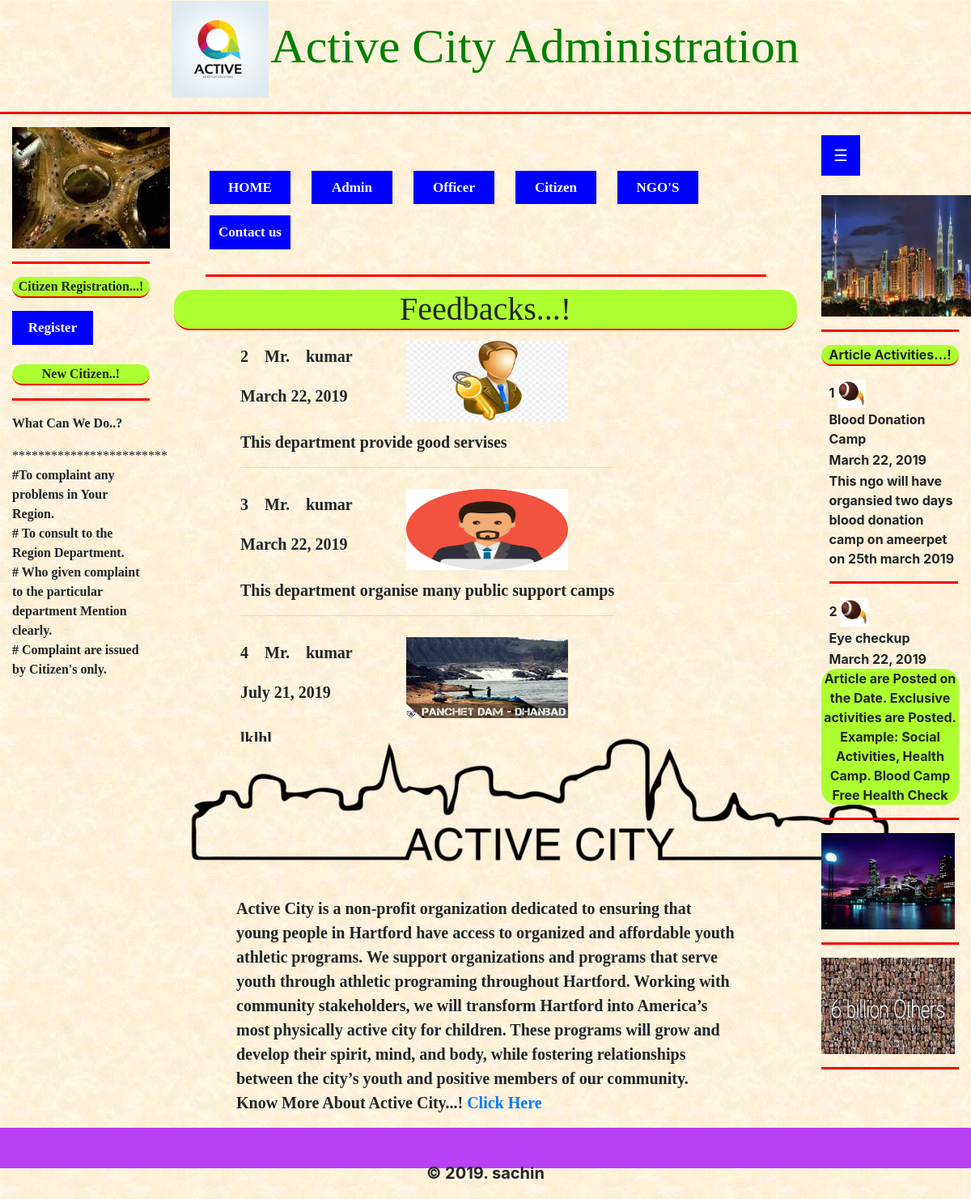
The app's page /index/ with its own data.
### Ac_Citizen/models.py (models this page shows)
class Feedback_Table(models.Model):
    feed_id = models.AutoField(primary_key=True)
    citz_id = models.ForeignKey(Citizen_Table,on_delete=models.CASCADE)
    dept_name = models.ForeignKey(Department_Table,on_delete=models.CASCADE)
    feed_date = models.DateField(auto_now_add=True)
    feed_message = models.TextField()
    image = models.ImageField(upload_to='feedbacks',default=False)

class Citizen_Table(models.Model):
    citz_id = models.AutoField(primary_key=True)
    name = models.CharField(max_length=30)
    mobile = models.CharField(max_length=10)
    email = models.EmailField(max_length=100)
    address = models.TextField()
    gender = models.CharField(max_length=10)
    username = models.CharField(max_length=20)
    password = models.CharField(max_length=20)
    otp = models.CharField(max_length=20,default=False)
    status = models.CharField(max_length=20,default=False)

### Ac_Ngo/models.py (models this page shows)
class Article_Table(models.Model):
    art_id = models.AutoField(primary_key=True)
    art_date = models.DateField(auto_now_add=True)
    name = models.CharField(max_length=50)
    message = models.TextField()
    ngo_id = models.ForeignKey(NGOS_Table,on_delete=models.CASCADE)
    approve = models.BooleanField(null=True)

### Ac_Admin/views.py (the view)
# urls.py: path('index/',views.display_feedbacks,name='index'),
def display_feedbacks(request):
    qs1 = Feedback_Table.objects.all()
    qs2 = Article_Table.objects.all()
    return render(request,'main_index.html',{'feed_list':qs1,'art_list':qs2})

### templates/main_index.html (shortened to what this page needs)
<!DOCTYPE html>
{% load staticfiles %}
<html lang="en">
<head>
  <link rel="stylesheet" href="{% static 'css/main_index.css' %}" type="text/css">
  <link rel="stylesheet" href="https://maxcdn.bootstrapcdn.com/bootstrap/4.3.1/css/bootstrap.min.css">
</head>
<body>
<div class="thumbnail">
{% include 'title.html' %}
</div>
<div class="container-fluid">
    <div class="row">
        <div class="col-lg-2 col-sm-2 col-xs-1 col1">
        <div class="thumbnail">
            <table align="center">
                <tr>
                    <img class="img1" src="{% static 'images/active3.jpg' %}" width="195px" height="150px">
                    <hr class="new1">
                </tr>
                <tr>
                    <p class="aap">Citizen Registration...!</p>
                </tr>
                <tr>
                    <a class="nav-link" href="{% url 'register' %}">Register</a>
                </tr>&emsp;
                <tr>
                    <p class="aap">New Citizen..!</p>
                    <hr class="new1">
                </tr>
                <tr>
                    <p>What Can We Do..?</p>
                    <p>
                        #To complaint any problems in Your Region.<br>
                        # To consult to the Region Department.<br>
                        # Who given complaint to the particular department Mention clearly.<br>
                        # Complaint are issued by Citizen's only.
                    </p>
                </tr>
            </table>
        </div>
        </div>
        <div class="col-md-8 col2">
            {% include 'menu.html' %}
        <div class="body-block">
            {% block body %}
            <h1 class="aap">Feedbacks...!</h1>
            <div class="feedbacks-details-div">
                <table class="feedbacks-details-table"  >
                    {% for c in feed_list %}
                        <tr>
                            <th>{{ c.feed_id }}&emsp;Mr.&emsp;{{ c.citz_id.name }}</th>
                            <th rowspan="3">&emsp;<img src="{{ c.image.url }}" width="200" height="100"></th>
                        </tr>
                        <tr>
                            <th colspan="2">{{ c.feed_date }}</th>
                        </tr><tr><th></th></tr>
                        <tr>
                            <th colspan="2" width="">{{ c.feed_message }}<hr></th>
                        </tr>
                    {% endfor %}
                </table>
            </div>
            {% endblock %}
        </div>
            <div class="about-city">
                <img src="{% static 'images/active_city.png' %}" width="900">
                <p>Active City is a non-profit organization dedicated to ensuring that young
                    people in Hartford have access to organized and affordable youth athletic programs.
                    We support organizations and programs that serve youth through athletic programing
                    throughout Hartford. Working with community stakeholders, we will transform Hartford
                    into America’s most physically active city for children. These programs will grow and
                    develop their spirit, mind, and body, while fostering relationships between the city’s
                    youth and positive members of our community.</br>Know More About Active City...!
                    <a href="{% url 'about_us' %}">Click Here</a></p>
            </div>
        </div>
        <div class="col-md-2 col3">
            {% include 'sidebar_menu.html' %}
            <img src="{% static 'images/active4.jpg' %}" width="200" height="150">
            <hr class="new1">
            <div class="activity">
            <p class="aap">Article Activities...!</p>
                <marquee  behavior="scroll" direction="up" scrollamount="7" id="mk" height="340px;">
                    <table class="article-table">
                        {% for art in art_list %}
                        <tr>
                            <th>{{ art.art_id }} <img src="{% static 'images/bom.jpg' %}" width="35" height="35"></th>
                        </tr>
                        <tr>
                           <th>{{ art.name }}</th>
                        </tr>
                        <tr>
                            <th>{{ art.art_date }}</th>
                        </tr>
                        <tr>
                            <th>{{ art.message }}<hr class="new1"></th>
                        </tr>
                        {% endfor %}
                    </table>
                </marquee>
            </div>
            <p class="app">
                Article are Posted on the Date.
                Exclusive activities are Posted.
                Example: Social Activities, Health Camp.
                Blood Camp
                Free Health Check
            </p>
            <hr class="new1">
            <img src="{% static 'images/active2.jpg' %}" width="165px" height="119px">
            <hr class="new1">
            <img src="{% static 'images/citizen2.jpg' %}" width="165px" height="119px">
            <hr class="new1">
        </div>
        {% include 'footer.html' %}
    </div>
</div>
</body>
</html>

### templates/title.html (shortened to what this page needs)
<!DOCTYPE html>
{% load staticfiles %}
<html lang="en">
<head>
</head>
<body background="{% static 'images/indexback.gif' %}">
<table align="center">
<tr>
    <th><img src="{% static 'images/Active_logo2.jpg' %}" width="120" height="120"></th>
    <th><h1 class="title">Active City Administration</h1></th>
</tr>
</table><hr class="hr1">
</body>
</html>

### templates/menu.html (shortened to what this page needs)
<!DOCTYPE html>
<html lang="en">
<head>
    <link rel="stylesheet" href="https://maxcdn.bootstrapcdn.com/bootstrap/4.3.1/css/bootstrap.min.css">
</head>
<body>
<nav class="navbar navbar-expand-sm">
    <div class="container-fluid">
        <ul class="nav navbar-nav">
            <li class="nav-item"><button class="btn" type="submit"><a class="nav-link" href="{% url 'index' %}">HOME</a></button></li>
            <li class="nav-item"><button class="btn" type="submit"><a class="nav-link" href="{% url 'admin_login' %}">Admin</a></button></li>
            <li class="nav-item"><button class="btn" type="submit"><a class="nav-link" href="{% url 'officer_login' %}">Officer</a></button></li>
            <li class="nav-item"><button class="btn" type="submit"><a class="nav-link" href="{% url 'citizen_login' %}">Citizen</a></button></li>
            <li class="nav-item"><button class="btn" type="submit"><a class="nav-link" href="{% url 'ngo_login' %}">NGO'S</a></button></li>
            <li class="nav-item"><button class="btn" type="submit"><a class="nav-link" href="{% url 'contact_us' %}">Contact us</a></button></li>
        </ul>
    </div>
</nav><hr class="new">
</body>
</html>

### templates/sidebar_menu.html (shortened to what this page needs)
<!DOCTYPE html>
{% load staticfiles %}
<html lang="en">
<head>
    <link rel="stylesheet" href="{% static 'css/sidebar_menu.css' %}" type="text/css">
    <link rel="stylesheet" href="https://maxcdn.bootstrapcdn.com/bootstrap/4.3.1/css/bootstrap.min.css">
    <link href="https://cdnjs.cloudflare.com/ajax/libs/font-awesome/4.7.0/css/font-awesome.min.css" rel="stylesheet"/>
</head>
<body>
            <button class="openbtn" onclick="openNav()">&#9776;</button>
            <br>
            <br>
</body>
</html>

### templates/footer.html (shortened to what this page needs)
<!DOCTYPE html>
<html lang="en">
<head>
    <link rel="stylesheet" href="https://maxcdn.bootstrapcdn.com/bootstrap/4.3.1/css/bootstrap.min.css">
    <link rel="stylesheet" href="path/to/font-awesome/css/font-awesome.min.css">
</head>
<body>
<div class="footer">
    <table align="center">
        <tr>
            <th><p class="footer-p">© 2019. sachin</p></th>
        </tr>
    </table>
</div>
</body>
</html>

### Ac_Admin/static/css/main_index.css (style rules this page uses)
.col3 { margin-top: 10px; }
hr.new1 { background-color: red; height: 2px; }
.container-fluid { margin: 0px; padding: 0px; }
.col1 { font-family: Italic; }
.col1 tr { padding: 50px; }
.nav-link { text-align: center;font-weight: bold; }
.col2 { font-family: "Italic"; }
.navbar { margin-top:5%; }
.activity { height: 400px;overflow: hidden; }
.aap { border-bottom: 2px solid red;background-color: greenyellow;border-radius: 20px;text-align: center; }
.app { background-color: greenyellow;border-radius: 20px;text-align: center }
.article-table { height: 350px; margin-left: 5%; }
p { font-weight: bold; }
.feedbacks-details-div { overflow: scroll;height: 500px; border-radius: 20px;align-self: center; }
.feedbacks-details-table { margin-left:10%; }
.feedbacks-details-table th { font-size: 20px;padding:5px; }
.body-block { height: 550px; }
.about-city p { width: 80%; margin-left: 10%;font-size: 20px; margin-top:5%; }

### Ac_Admin/static/css/sidebar_menu.css (style rules this page uses)
.openbtn { font-size: 20px; cursor: pointer; background-color: blue; color: white; padding: 10px 15px; border: none; }

### templates/title.html (style rules this page uses)
.title { font-size: 60px;color: green;font-family: Algerian; }
hr.hr1 { background-color: red;height: 2px; }

### templates/menu.html (style rules this page uses)
.nav-link { background-color: blue;color: white; width: 100px; font-size: 17px; }
.nav { border: none; }
ul { list-style-type: none; margin: 0; padding: 0; }
hr.new { background-color: red;height: 2px;width: 90%; }

### records on screen
Feedback_Table: feed_id "2", citz_id.name "kumar", image (picture), feed_date "March 22, 2019", feed_message "This department provide good servises"
Feedback_Table: feed_id "3", citz_id.name "kumar", image (picture), feed_date "March 22, 2019", feed_message "This department organise many public support camps"
Feedback_Table: feed_id "4", citz_id.name "kumar", image (picture), feed_date "July 21, 2019"
Article_Table: art_id "1", name "Blood Donation Camp", art_date "March 22, 2019", message "This ngo will have organsied two days blood donation camp on ameerpet on 25th march 2019"
Article_Table: art_id "2", name "Eye checkup", art_date "March 22, 2019"
